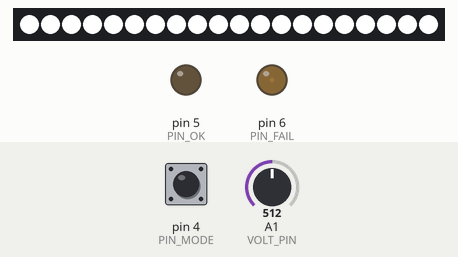
This sketch was run on a simulated Arduino Uno, built with avr-gcc and run on an emulated ATmega328P. Parts: 20 RGB LEDs in strip order, left to right, output pins drawn as LEDs (lit = HIGH). The test bench sets the inputs (shaded band); at power-on: pin 4 (PIN_MODE) HIGH, A1 (VOLT_PIN) = 512.

Above: at 1.2 s.
1.3 s: pin 4 (PIN_MODE) pulled LOW for 0.15 s
At 1.55 s:
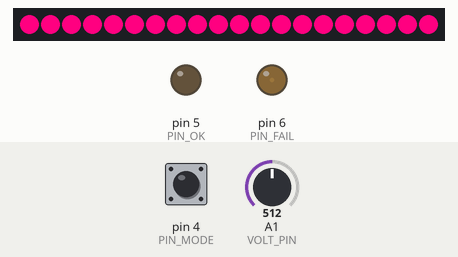
At 1.95 s:
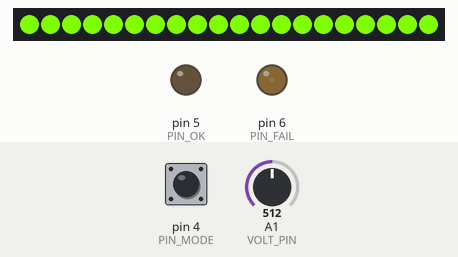
2.0 s: A1 (VOLT_PIN) set to 666
At 2.35 s:
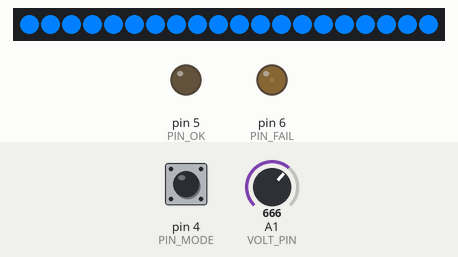
5.0 s: A1 (VOLT_PIN) set to 685
Timing chart, 0 to 14.0 s (numbered marks = the images above; inputs shaded):
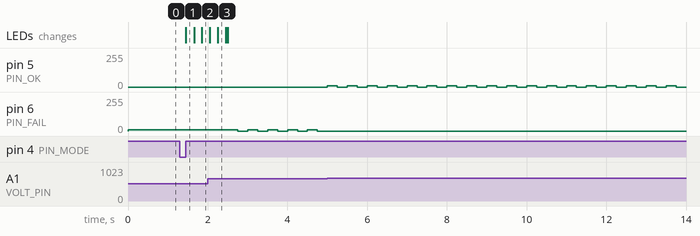

Measured:
- after the input at 1.3 s, the LEDs: change after 0.15 s (image 1)
- after the input at 5.0 s, pin 5 (PIN_OK): alternates 10/255 for 0.25 s and 0/255 for 0.25 s, starting at once; pin 6 (PIN_FAIL): stops changing and stays 0/255
- by itself, pin 6 (PIN_FAIL): alternates 10/255 for 0.25 s and 0/255 for 0.25 s

The sketch:

Bra.ino
```cpp
/*
Беспроводное бра с возможностью зарядки. Основа - печатная плата из 16 светодиодов WS2812B.
Система работает от аккумулятора 18650. Для заряда используется TP4056.
*/

#include <FastLED.h>
#include "Button.h"

//#define _DEBUG_
#define LAMP_BR   255

unsigned long Tick = 0;

/*СОСТОЯНИЕ АКБ*/
#define PIN_OK    5
#define PIN_FAIL  6
#define VOLT_PIN  A1

/*Данные диодов*/
#define LED_PIN 3
#define LED_NUM 20
CRGB leds[LED_NUM];

/*Режимы работы*/
#define MODE_DEFAULT    0
#define MODE_SW         1
#define MODE_1H         2
#define MODE_OFF        3
byte  mode  = 0;
unsigned long whenChanged = 0;

#define FAIL_COUNT_CONST  1000
int failCount = 0;
bool chargeFlag = false;

#define HOUR_MS 3600000

#define PIN_MODE  4
Button bMode(PIN_MODE);

void setup() {
  #ifdef _DEBUG_
  Serial.begin(9600);
  #endif

  /*анализ АКБ*/
  pinMode(PIN_FAIL, OUTPUT);
  pinMode(PIN_OK, OUTPUT);

  pinMode(VOLT_PIN, INPUT);

  for (int i = 0; i < LED_NUM; i++)
  {
    leds[i].r = 0;
    leds[i].b = 0;
    leds[i].g = 0;
  }


  FastLED.addLeds<WS2812, LED_PIN, GRB>(leds, LED_NUM).setCorrection( TypicalLEDStrip );
}

//цвета для смены режима
CRGB  getFunCol(byte idx){
  CRGB result;
  switch (idx){
    case 0:
      result.r = 255;
      result.g = 0;
      result.b = 128;
      break;
    case 1:
      result.r = 0;
      result.g = 0;
      result.b = 0;
      break;
    case 2:
      result.r = 128;
      result.g = 255;
      result.b = 0;
      break;
    case 3:
      result.r = 0;
      result.g = 0;
      result.b = 0;
      break;
    default:
      result.r = 0;
      result.g = 128;
      result.b = 255;
  }
  return result;
}

void loop() {
  Tick = millis();
  bMode.update(Tick);

  /*обработка кнопки*/
  if (bMode.isReleased() && mode != MODE_SW && !chargeFlag){
    mode++;
    if (mode > 3) mode = 0;
    whenChanged = Tick;
  }

  /*анализ АКБ*/
  int r_v = analogRead(VOLT_PIN);

  byte PWM_BLINK = ((millis() / 250)%2 == 0)?10:0;
  /*3.3V - полный швах. Остальное - норм*/
  if (r_v <= 675) {
    if (failCount < FAIL_COUNT_CONST){failCount++;}
    analogWrite(PIN_FAIL, chargeFlag?PWM_BLINK:10);
    digitalWrite(PIN_OK, 0);
  } else {
    failCount = 0;
    digitalWrite(PIN_FAIL, 0);
    analogWrite(PIN_OK, chargeFlag?PWM_BLINK:10);
  }

  if (failCount >= FAIL_COUNT_CONST){
    mode = MODE_OFF;
    chargeFlag = true;
  }

  /*обработка режимов*/
  switch (mode) {
    case MODE_OFF: //выключаем все диоды
      for (int i = 0; i < LED_NUM; i++){
        leds[i].r = 0;
        leds[i].g = 0;
        leds[i].b = 0;
      }
    break;
    case MODE_DEFAULT://просто светим всеми диодами
      for (int i = 0; i < LED_NUM; i++){
        leds[i].r = LAMP_BR;
        leds[i].g = LAMP_BR;
        leds[i].b = LAMP_BR;
      }
    break;
    case MODE_SW:
      if (Tick - whenChanged >= 1000) {
        mode = MODE_1H;
        whenChanged = Tick;
      } else {
        unsigned long delta = Tick - whenChanged;
        byte shift = 4;
        if (delta < 800) shift = 3;
        if (delta < 600) shift = 2;
        if (delta < 400) shift = 1;
        if (delta < 200) shift = 0;
        for (int i = 0; i < LED_NUM; i++){
          leds[i] = getFunCol((shift)%5);
        }
      }
    break;
    case MODE_1H:
      /*1H = 60M = 3600S = 3600000ms*/
      unsigned long D = Tick - whenChanged;
      // D = 0        => br = 255
      // D = HOUR_MS  => br = 0
      byte br = map(D, 0, HOUR_MS, 255, 0);
      for (int i = 0; i < LED_NUM; i++){
        leds[i].r = br;
        leds[i].g = br;
        leds[i].b = br;
      }
      if (D >= HOUR_MS) mode = MODE_OFF;
    break;
  }
  FastLED.show();

  #ifdef _DEBUG_
  Serial.print(mode);
  Serial.print(" ");
  Serial.print((float)r_v*5.0f/1023.0f);
  Serial.print(" ");
  Serial.print(r_v);
  Serial.print(" ");
  Serial.print(chargeFlag);
  Serial.print(" ");
  Serial.println(failCount);
  #endif
}
```

Button.cpp
```cpp
#include "Button.h"
#include <Arduino.h>

Button::Button(int _pin){
  PIN = _pin;
  downLeft = UPD_INTERVAL;
  pinMode(PIN, INPUT_PULLUP);
  state = false;
  lastTick = millis();
  whenPressed = 0;
}

void Button::update(unsigned long T){
  lastState = state;
  int tmp = !digitalRead(PIN);
  if (tmp) {
    if (!state) {
      downLeft -= (T - lastTick);
      if (downLeft <= 0)
        state = true;
        whenPressed = T;
    }
  } else {
    state = false;
    downLeft = UPD_INTERVAL;
  }
  lastTick = T;
}

bool  Button::isDown(){
  return state;
}

bool  Button::isPressed(){
  return (state != lastState) && state;
}

bool Button::isReleased(){
  return (state != lastState) && !state;
}

unsigned long Button::holdInterval(unsigned long T){
  if (!state) return 0;
  return T - whenPressed;
}
```

Button.h
```cpp
#ifndef __BUTTON__
#define __BUTTON__

#define UPD_INTERVAL  100

class Button {
  private:
    unsigned long lastTick;
    unsigned long whenPressed;
    int           PIN;
    int           downLeft;

    bool          state;
    bool          lastState;
  public:
    Button(int _pin);

    void          update(unsigned long T);
    bool          isDown();
    bool          isPressed();
    bool          isReleased();
    unsigned long holdInterval(unsigned long T);
};

#endif //__BUTTON__
```
